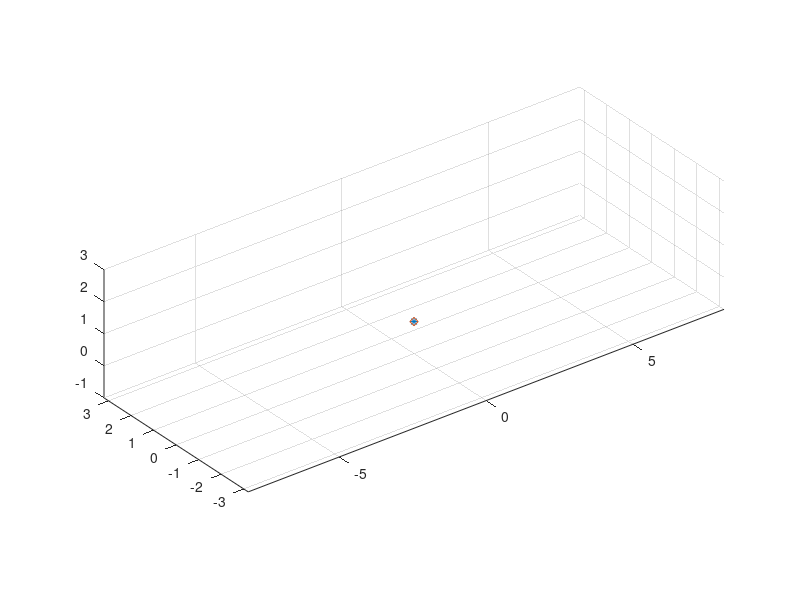

This chart was generated by the following MATLAB code: (Note: this script raises an error after producing the figure.)
clear; clc; 
addpath(genpath(pwd));
lastwarn('');

%     rosshutdown
%     setenv('ROS_MASTER_URI','http://localhost:11311')
%     rosinit('http://localhost:11311');
%     pause(1);
%%%%%%%%%%%%%%%%%%%%%%%%%%%%%%%%%%%%%%%%%%%%%%%%%%%%%%%%%%%%%%%%%%%%%%%%%%
%% Plot Initialization

figure(1)
clf
des = plot3(0,0,0,'*');
hold on
act = plot3(0,0,0,'d');
xlim([-8.1 8.1]);
ylim([-3.2 3.2]);
zlim([-1 3]);
daspect([1 1 1])
grid on

%%%%%%%%%%%%%%%%%%%%%%%%%%%%%%%%%%%%%%%%%%%%%%%%%%%%%%%%%%%%%%%%%%%%%%%%%%%
%% Time and Simulation Rate
t_hzn = 3;

est_hz = 100;      % State Estimator Time Counter
lqr_hz = 2;        % Low Rate Controller Sample Rate
con_hz = 40;       % High Rate Controller Sample Rate (lqr_dt*con_hz needs to be whole)
act_hz = 1000;      % Actual Dynamics Sample Rate
plot_hz = 10;      % Fast Plotting Sample Rate

sim_dt = 1/lcm(lcm(est_hz,con_hz),lcm(lqr_hz,act_hz));

t_est = 0:1/est_hz:t_hzn;
t_lqr = 0:1/lqr_hz:t_hzn;
t_con = 0:1/con_hz:t_hzn;
t_act = 0:1/act_hz:t_hzn; 

%%%%%%%%%%%%%%%%%%%%%%%%%%%%%%%%%%%%%%%%%%%%%%%%%%%%%%%%%%%%%%%%%%%%%%%%%%%
%% Initialize Simulation

%%% Map, Dynamics and Control Initialization
model  = model_init('simple v0.6',est_hz,lqr_hz,con_hz,act_hz); % Initialize Physics Model
fc     = fc_init(model,'ilqr');                         % Initialize Controller
wp     = wp_init('horizon',0,t_hzn,'no plot');         % Initialize timestamped keyframes
flight = flight_init(model,t_hzn,wp);                   % Initialize Flight Variables
targ   = targ_init("pigeon");                           % Iitialize target

%%% ROS Initialization
[l_pub,l_msg,L_pub,L_msg,js_sub,pose_sub,twist_sub] = ros_init(t_hzn,con_hz,flight.x_act(:,1),flight.u(:,1));

%%% Time Counters Initialization
k_est = 1;          % State Estimator Time Counter
k_lqr = 1;          % Low Rate Controller Time Counter
k_con = 1;          % High Rate Controller Time Counter
k_act = 1;          % Actual Dynamics Time Counter
k_wp  = 1;          % Waypoint Time Counter
tol = 1e-5;         % Tolerance to trigger various processes

%%% Contact Parameter Initialization
k_ct  = 1;
st_ct = 0;
dt_ct = 0.2;
N_ct  = round(dt_ct*act_hz); 

%%%%%%%%%%%%%%%%%%%%%%%%%%%%%%%%%%%%%%%%%%%%%%%%%%%%%%%%%%%%%%%%%%%%%%%%%%%
%% Simulation
fs_trig = 0;       % Trigger for motor cut;
sim_key = 1;       % If true (1), we run as a simulation, else we are running in ROS

% Cold Start the nominal trajectory for the iLQR
nom = ilqr_init(flight.t_act(:,1),flight.x_act(:,1),wp,fc,model);
disp('[main]: Warm start complete! Ready to launch!');
disp('--------------------------------------------------')
pause;

while true
    sim_time = (k_act-1)*sim_dt;
    %%%%%%%%%%%%%%%%%%%%%%%%%%%%%%%%%%%%%%%%%%%%%%%%%%%%%%%%%%%%%%%%%%%%%%%%%%%
    % State Estimator
    if (mod(sim_time,1/est_hz) < tol)
        % Perfect Sensing (used for flight control)
        if sim_key == 1
            x_now = flight.x_act(:,k_act);
            flight.x_fc(:,k_est)  = x_now;
        else
            data_pose   = receive(pose_sub,1);
            data_twist  = receive(twist_sub,1);

            x_now(1,1) = data_pose.Pose.Position.x;
            x_now(2,1) = data_pose.Pose.Position.y;
            x_now(3,1) = data_pose.Pose.Position.z;
            x_now(7,1) = data_pose.Pose.Quarternion.w;
            x_now(8,1) = data_pose.Pose.Quarternion.x;
            x_now(9,1) = data_pose.Pose.Quarternion.y;
            x_now(10,1) = data_pose.Pose.Quarternion.z;
            
            x_now(4,1)  = data_twist.Twist.Linear.x;
            x_now(5,1)  = data_twist.Twist.Linear.y;
            x_now(6,1)  = data_twist.Twist.Linear.z;
            x_now(11,1) = data_twist.Twist.Angular.x;
            x_now(12,1) = data_twist.Twist.Angular.y;
            x_now(13,1) = data_twist.Twist.Angular.z;
            
            flight.x_fc(:,k_est)  = x_now;
        end
        
        k_est = k_est + 1;
    end
    %%%%%%%%%%%%%%%%%%%%%%%%%%%%%%%%%%%%%%%%%%%%%%%%%%%%%%%%%%%%%%%%%%%%%%%%%%%
    % Low Rate Controller    
    if (mod(sim_time,1/lqr_hz) < tol) && (fs_trig == 0)
        
        % Update Active Trajectory
        data_pose = receive(js_sub,1);
    
        wp.x(1,2) = data_pose.Point.X;
        wp.x(2,2) = data_pose.Point.Y;
        wp.x(3,2) = data_pose.Point.Z;
    
        wp.x(1,3) = data_pose.Point.X;
        wp.x(2,3) = data_pose.Point.Y;
        wp.x(3,3) = data_pose.Point.Z;
      
        % Update LQR params
        [nom, fs_trig] = hzn_ilqr(x_now,wp,nom,fc,model,t_hzn);
        k_lqr = k_lqr + 1;
        k_con = 1;
    end
    %%%%%%%%%%%%%%%%%%%%%%%%%%%%%%%%%%%%%%%%%%%%%%%%%%%%%%%%%%%%%%%%%%%%%%%%%%%
    % High Rate Controller    
    if (mod(sim_time,1/con_hz) < tol)
        if (fs_trig == 0)
            % Draw Out Motor Commands from u_bar computed by iLQR
            del_x = x_now-nom.x_bar(:,k_con);
            del_u = nom.alpha*nom.l(:,:,k_con) + nom.L(:,:,k_con)*del_x;
            u  = nom.u_bar(:,k_con) + del_u;
            curr_m_cmd = wrench2m_controller(u,model);

            k_con = k_con + 1;
        else
            curr_m_cmd = zeros(4,1);
        end

        l_msg.Data = nom.l(:);
        send(l_pub,l_msg);
        
        L_msg.Data = nom.L(:);
        send(L_pub,L_msg);
        
    end
    %%%%%%%%%%%%%%%%%%%%%%%%%%%%%%%%%%%%%%%%%%%%%%%%%%%%%%%%%%%%%%%%%%%
    % Dynamic Model
    if (mod(sim_time,1/act_hz) < tol)
        if sim_key == 0
            % Carry On
        else
            FT_ext = zeros(6,1);
            flight.x_act(:,k_act+1) = quadcopter(flight.x_act(:,k_act),curr_m_cmd,model,FT_ext,'actual');
        end
        
        k_act = k_act + 1;
    end
     %%%%%%%%%%%%%%%%%%%%%%%%%%%%%%%%%%%%%%%%%%%%%%%%%%%%%%%%%%%%%%%%%%%
    % Fast Plot
    if (mod(sim_time,1/plot_hz) < tol)   
        des.XData = wp.x(1,2);
        des.YData = wp.x(2,2);
        des.ZData = wp.x(3,2);
    
        act.XData = flight.x_act(1,k_act);
        act.YData = flight.x_act(2,k_act);
        act.ZData = flight.x_act(3,k_act);
    end
end
